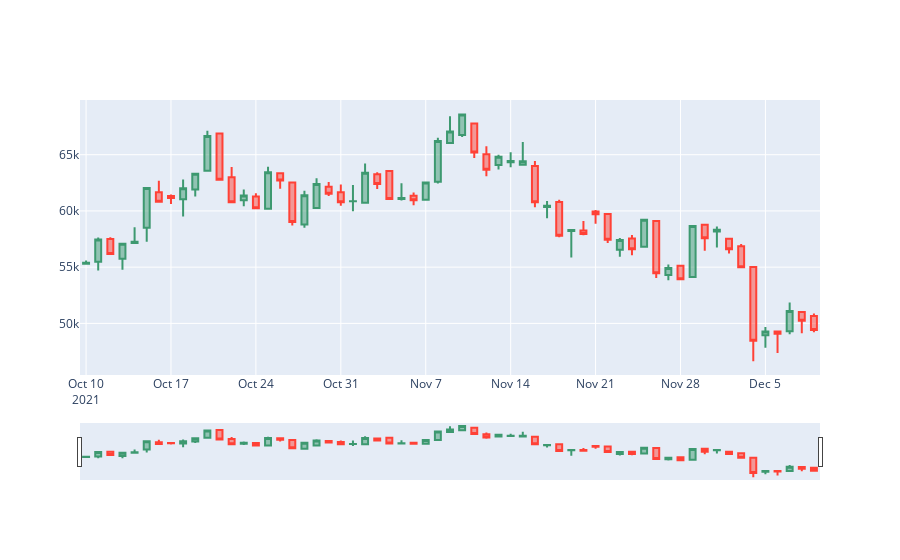

Notebook cell for this chart:
### Code cell
fig = go.Figure(data=[go.Candlestick(x=candlestick_data['Date'],
                open=candlestick_data['Prices']['first'], 
                high=candlestick_data['Prices']['max'],
                low=candlestick_data['Prices']['min'], 
                close=candlestick_data['Prices']['last'])])

fig.update_layout(xaxis_rangeslider_visible=True)

fig.show()
